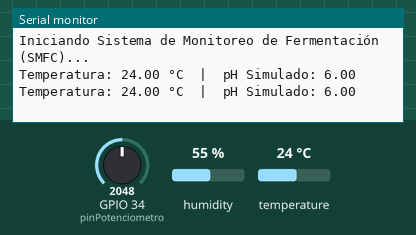
A sketch run on a simulated ESP32. On the bench: the last lines printed to the serial monitor. The inputs (shaded band) are chosen by the test bench; at power-on: GPIO 34 (pinPotenciometro) = 2048, temperature 24 °C, humidity 55 %.

Above: at 4.8 s.
4.9 s: GPIO 34 (pinPotenciometro) set to 3208
At 7.2 s:
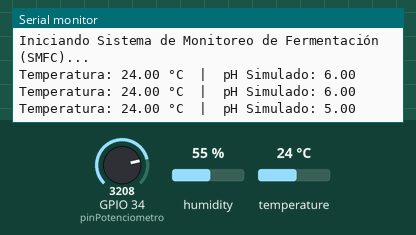
7.9 s: GPIO 34 (pinPotenciometro) set to 3307
At 9.4 s:
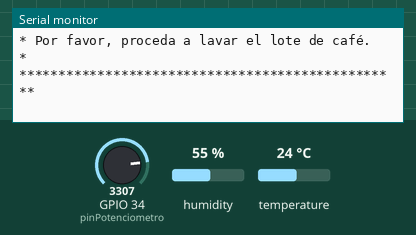
10.9 s: temperature set to 18.6 °C
13.9 s: temperature set to 17.4 °C
At 14.7 s:
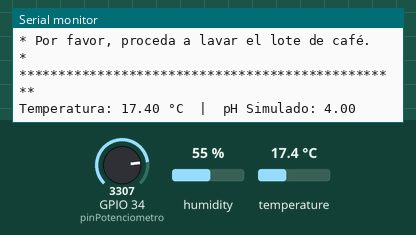
Timing chart, 0 to 16.9 s (numbered marks = the images above; inputs shaded):
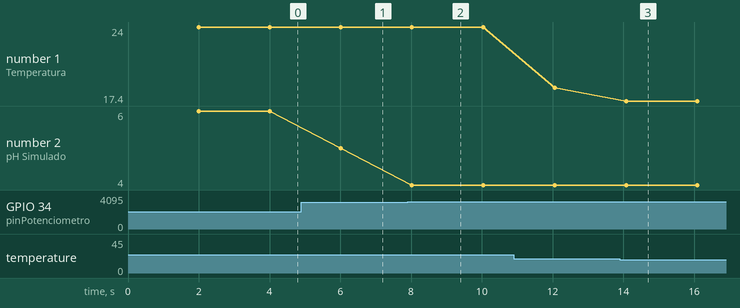

The sketch:

monitoreo_fermentacion.ino
```cpp
// Incluimos las librerías necesarias para el sensor DHT
#include "DHT.h"

// --- PINES DE CONEXIÓN ---
// Definimos el pin donde conectamos el sensor de temperatura DHT22
#define DHTPIN 15
// Definimos el tipo de sensor DHT que estamos usando
#define DHTTYPE DHT22
// Definimos el pin donde conectamos el potenciómetro (nuestro simulador de pH)
const int pinPotenciometro = 34; // Usamos el pin 34 para la entrada analógica

// --- VARIABLES PARA LA LÓGICA ---
float temperatura = 0;
float phSimulado = 0;
int valorPotenciometro = 0;

// Inicializamos el sensor DHT
DHT dht(DHTPIN, DHTTYPE);

void setup() {
  // Iniciamos la comunicación serial para ver los mensajes en el monitor
  Serial.begin(115200);
  Serial.println("Iniciando Sistema de Monitoreo de Fermentación (SMFC)...");

  // Iniciamos el sensor de temperatura
  dht.begin();
}

void loop() {
  // Esperamos 2 segundos entre cada lectura para no saturar el monitor
  delay(2000);

  // --- LECTURA DE SENSORES ---

  // Leemos la temperatura del sensor DHT22
  temperatura = dht.readTemperature();

  // Leemos el valor del potenciómetro (de 0 a 4095 en el ESP32)
  valorPotenciometro = analogRead(pinPotenciometro);

  // Convertimos el valor analógico (0-4095) a un rango de pH realista (ej. 3.0 a 8.0)
  // Esta función 'map' es clave para la simulación
  phSimulado = map(valorPotenciometro, 0, 4095, 8.0, 3.0);

  // --- MUESTRA DE DATOS EN MONITOR ---
  Serial.print("Temperatura: ");
  Serial.print(temperatura);
  Serial.print(" °C");
  Serial.print("  |  ");
  Serial.print("pH Simulado: ");
  Serial.println(phSimulado);

  // --- LÓGICA DE LA ALERTA ---
  // Revisamos si las condiciones óptimas se han cumplido
  // (Temperatura por encima de 18°C y pH por debajo de 4.5)
  if (temperatura > 18.0 && phSimulado < 4.5) {
    Serial.println("*************************************************");
    Serial.println("* ALERTA: ¡FERMENTACIÓN ÓPTIMA ALCANZADA!      *");
    Serial.println("* Por favor, proceda a lavar el lote de café.  *");
    Serial.println("*************************************************");
  }
}
```

Measured:
- the behaviour switches between 3275 and 3276 on GPIO 34 (pinPotenciometro) (found by bisection; images 1 and 2)
- the behaviour switches between 18.1 and 18 °C on temperature (found by bisection; images 2 and 3)
- after the input at 4.9 s, the serial monitor: prints a new line after 1.1 s (image 1)
- after the input at 7.9 s, the serial monitor: prints a new line after 0.12 s (image 2)
- after the input at 13.9 s, the serial monitor: prints a new line after 0.19 s (image 3)
- plotted number 1: 24 → 18.6 after the input at 10.9 s, 18.6 → 17.4 after the input at 13.9 s
- plotted number 2: 6 → 5 after the input at 4.9 s, 5 → 4 after the input at 7.9 s
